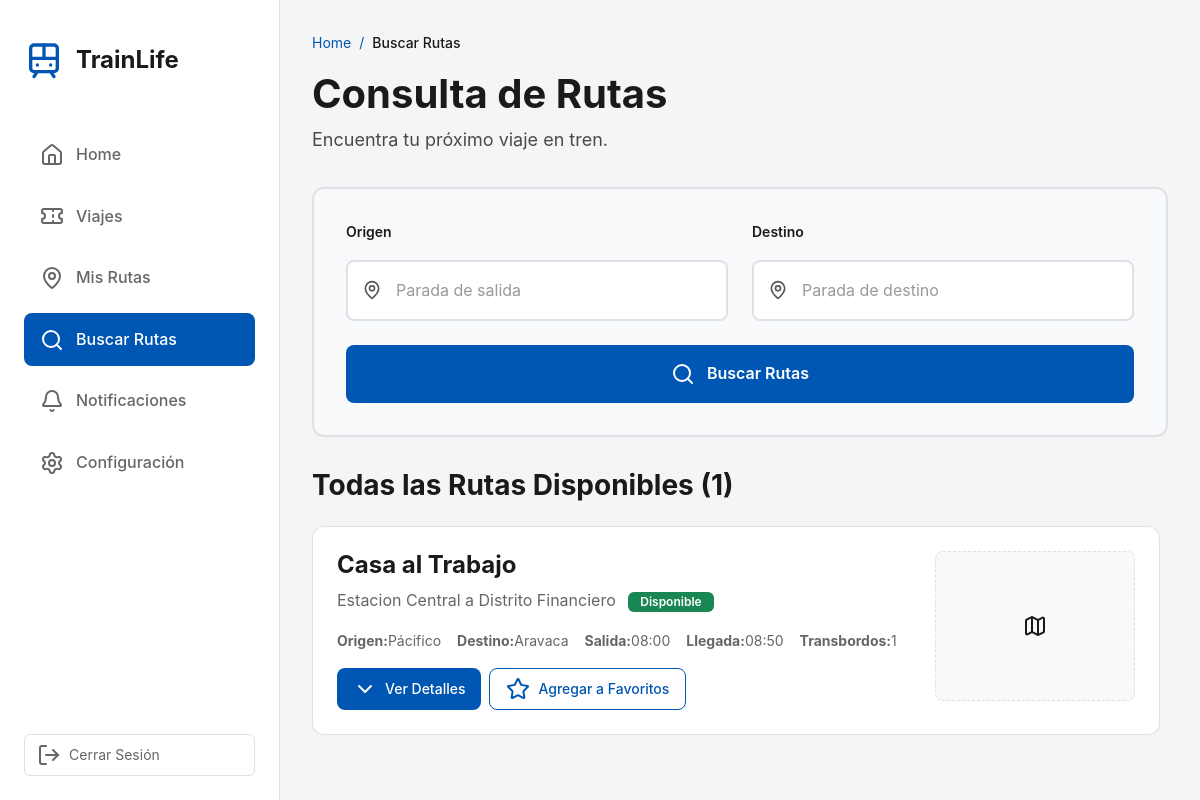
Page /buscarRutas/1/ (signed in) on the earlier database version.
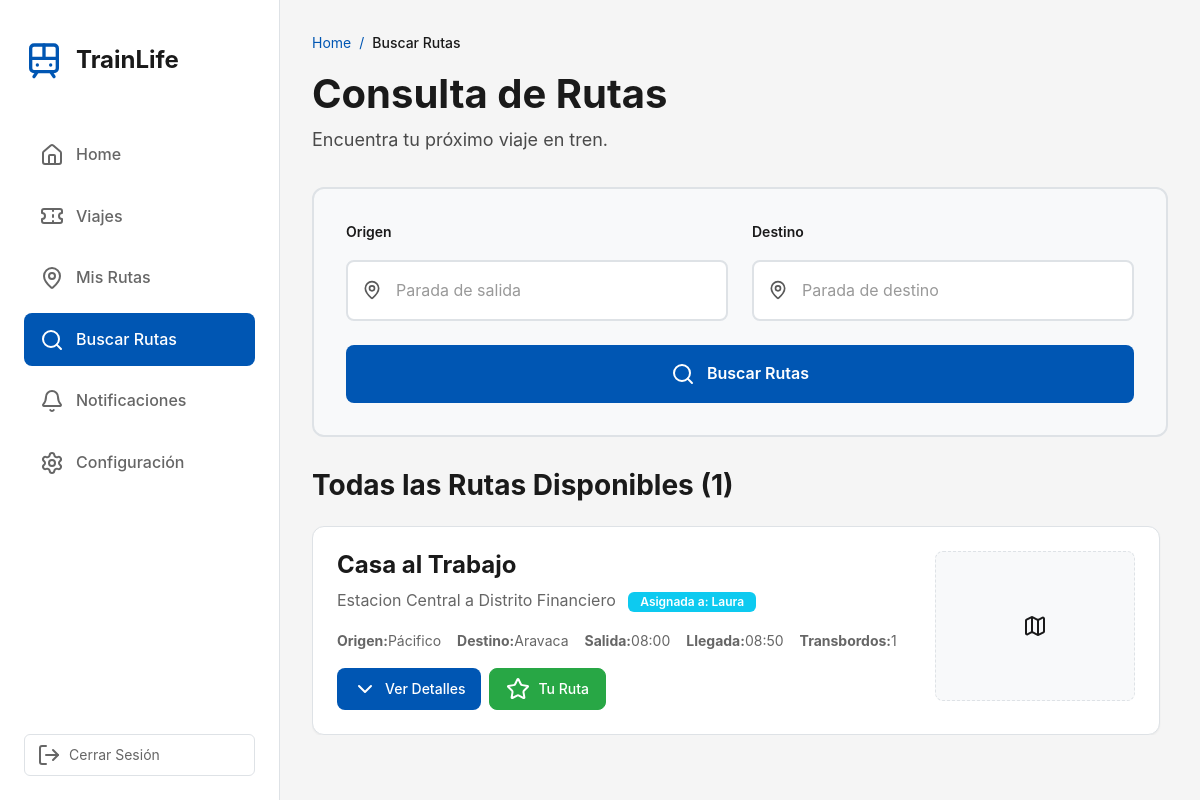
Same page on the later database version.
### trainLife/models.py (models this page shows, shortened)
class Ruta(models.Model):
    usuario = models.ForeignKey(Usuario, on_delete=models.CASCADE, related_name='rutas', null=True, blank=True)
    nombre = models.CharField(max_length=200)  # Nombre descriptivo de la ruta
    descripcion = models.TextField(blank=True, null=True)  # Descripción opcional
    fechaCreacion = models.DateTimeField(auto_now_add=True)
    fechaActualizacion = models.DateTimeField(auto_now=True)
    class Meta:
        ordering = ['-fechaCreacion']
        verbose_name = 'Ruta'
        verbose_name_plural = 'Rutas'

class Trayecto(models.Model):
    ruta = models.ForeignKey(Ruta, on_delete=models.CASCADE, related_name='trayectos')
    orden = models.PositiveIntegerField(default=1)  # Orden del trayecto en la ruta
    estacionSalida = models.CharField(max_length=200)  # Ej: "Estación Central"
    andenSalida = models.CharField(max_length=10, blank=True, null=True)  # Ej: "3B"
    estacionLlegada = models.CharField(max_length=200)  # Ej: "Estación Intermedia"
    andenLlegada = models.CharField(max_length=10, blank=True, null=True)  # Ej: "1A"
    horaSalida = models.TimeField()  # Hora de salida
    horaLlegada = models.TimeField()  # Hora de llegada
    nombreLinea = models.CharField(max_length=100)  # Ej: "Línea 1 (Roja)"
    colorLinea = models.CharField(max_length=50, blank=True, null=True)  # Ej: "Roja", "Azul"
    imagenMapa = models.ImageField(upload_to='trayectos/mapas/', blank=True, null=True)
    fechaCreacion = models.DateTimeField(auto_now_add=True)
    class Meta:
        ordering = ['ruta', 'orden']
        verbose_name = 'Trayecto'
        verbose_name_plural = 'Trayectos'

class Usuario(models.Model):
    nombreUsuario = models.CharField(max_length=100)
    apellido1 = models.CharField(max_length=100)
    apellido2 = models.CharField(max_length=100, blank=True, null=True)
    email = models.EmailField(unique=True)
    numeroTelefono = models.CharField(max_length=15, blank=True, null=True)
    contrasenia = models.CharField(max_length=100)

### trainLife/views.py (the view, shortened to what this page needs)
# urls.py: path('buscarRutas/<int:usuario_id>/', views.buscarRutas, name='buscar_rutas'),
def buscarRutas(request, usuario_id):
    session_usuario_id = request.session.get('usuario_id')
    if not session_usuario_id or session_usuario_id != usuario_id:
        return redirect('login')
    usuario = Usuario.objects.filter(id=usuario_id).first()
    if not usuario:
        return redirect('login')
    rutas_disponibles = Ruta.objects.all().prefetch_related('trayectos').order_by('-fechaCreacion')
    busqueda = None
    from datetime import date
    fecha_actual = date.today().strftime('%Y-%m-%d')
    return render(request, 'buscarRutas.html', {
        'usuario': usuario,
        'rutas': rutas_disponibles,
        'busqueda': busqueda,
        'fecha_actual': fecha_actual
    })

### trainLife/templates/buscarRutas.html (shortened to what the changed rows need)
<!DOCTYPE html>
<html lang="es">
<head>
    {% load static %}
    <link href="https://cdn.jsdelivr.net/npm/bootstrap@5.3.0/dist/css/bootstrap.min.css" rel="stylesheet">
    <link rel="stylesheet" href="{% static 'styles/buscarRutas.css' %}">
    <link rel="stylesheet" href="{% static 'styles/confirmModal.css' %}">
</head>
<body>
    <div class="dashboard-container">
        <aside class="sidebar">
            <div class="sidebar-content">
                <div class="logo-section">
                    <h1 class="logo-title">TrainLife</h1>
                </div>
            </div>
        </aside>
        <main class="main-content">
            <div class="content-wrapper">
                <header class="page-header">
                    <h2 class="page-title">Consulta de Rutas</h2>
                </header>
                <section class="routes-section">
                    {% if rutas %}
                        <div id="routesContainer" class="routes-container">
                            {% for ruta in rutas %}
                                <div class="route-card" id="route-{{ ruta.id }}" data-route-id="{{ ruta.id }}">
                                    <div class="route-header">
                                        <div class="route-info">
                                            <h2 class="route-title">{{ ruta.nombre }}</h2>
                                            <p class="route-description">
                                                {{ ruta.descripcion|default:"Sin descripción disponible" }}
                                                {% if ruta.usuario %}
                                                    <span class="badge bg-info ms-2">Asignada a: {{ ruta.usuario.nombreUsuario }}</span>
                                                {% else %}
                                                    <span class="badge bg-success ms-2">Disponible</span>
                                                {% endif %}
                                            </p>
                                            {% if ruta.trayectos.all %}
                                                {% with primer_trayecto=ruta.trayectos.first ultimo_trayecto=ruta.trayectos.last %}
                                                <div class="route-summary">
                                                    <span><strong>Origen:</strong> {{ primer_trayecto.estacionSalida }}</span>
                                                    <span><strong>Destino:</strong> {{ ultimo_trayecto.estacionLlegada }}</span>
                                                    <span><strong>Salida:</strong> {{ primer_trayecto.horaSalida|time:"H:i" }}</span>
                                                    <span><strong>Llegada:</strong> {{ ultimo_trayecto.horaLlegada|time:"H:i" }}</span>
                                                    <span><strong>Transbordos:</strong> {{ ruta.trayectos.count|add:"-1" }}</span>
                                                </div>
                                                {% endwith %}
                                            {% endif %}
                                            <div class="route-actions">
                                                <button class="btn-toggle">
                                                    <i data-lucide="chevron-down"></i>
                                                    Ver Detalles
                                                </button>
                                                {% if ruta.usuario.id != usuario.id %}
                                                <button class="btn-save"
                                                    data-route-id="{{ ruta.id }}"
                                                    data-route-name="{{ ruta.nombre|escapejs }}"
                                                    data-user-id="{{ usuario.id }}">
                                                    <i data-lucide="star"></i>
                                                    Agregar a Favoritos
                                                </button>
                                                {% else %}
                                                <button class="btn-saved" disabled>
                                                    <i data-lucide="star" class="fill-star"></i>
                                                    Tu Ruta
                                                </button>
                                                {% endif %}
                                            </div>
                                        </div>
                                        <div class="route-image-placeholder">
                                            <i data-lucide="map"></i>
                                        </div>
                                    </div>
                                </div>
                            {% endfor %}
                        </div>
                    {% endif %}
                </section>
            </div>
        </main>
    </div>
</body>
</html>

Differences in the rows shown:
changed Ruta "Casa al Trabajo": usuario.nombreUsuario (not shown) → "Laura"; usuario_id "Disponible Agregar a Favoritos" → "Asignada a: Tu Ruta"
